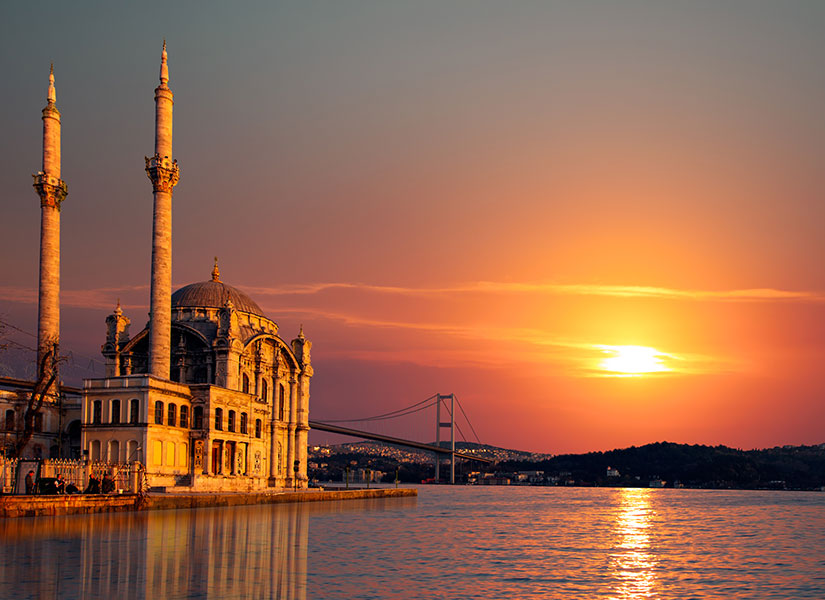
#> input picture OPENCV_3/1..jpg, 825 x 600 px, given in place of the camera
$ python 1.-ders.py
#> lines starting #> are read from the running program, lines starting #| are printed output that depends on the picture; after the words box and inside, x2 and y2 are one past the last pixel; in counts of white or black regions, pixels touching at a corner belong together

import cv2
import numpy as np
from random import randint as rnd

camera = cv2.VideoCapture(0)

def nothing(x):
    pass

cv2.namedWindow("frame")
cv2.createTrackbar("H1", "frame", 0, 359, nothing)
cv2.createTrackbar("H2", "frame", 0, 359, nothing)
cv2.createTrackbar("S1", "frame", 0, 255, nothing)
cv2.createTrackbar("S2", "frame", 0, 255, nothing)
cv2.createTrackbar("V1", "frame", 0, 255, nothing)
cv2.createTrackbar("V2", "frame", 0, 255, nothing)

kernel = np.ones((7, 7), np.uint8)
font = cv2.FONT_HERSHEY_SIMPLEX

paint = np.ones((480, 640, 3), np.uint8)*255
# boş bir sayfa oluşturuyoruz. beyaz boş bir sayfa oldu. (480, 640, 3): boyutları.
# boyuta 3 yazınca bgr kullanacağımızı söylemiş oluyoruz.
paint = cv2.flip(paint, 1)  # kamera yerini değişitirmek için

while camera.isOpened():

    _, frame = camera.read()
#> frame is the input picture: shape (600, 825, 3); mean B, G, R 78.6, 102.3, 150.3
    frame = cv2.flip(frame, 1)  # frame için de kamera yerini değiştirdik.
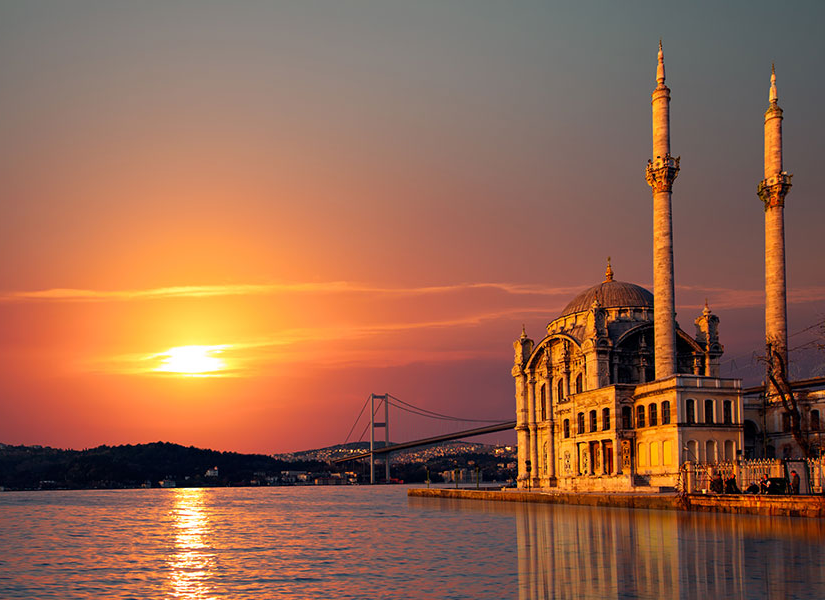
#> frame: shape (600, 825, 3); mean B, G, R 78.6, 102.3, 150.3
    img = frame.copy()

    hsv = cv2.cvtColor(frame, cv2.COLOR_BGR2HSV)
#> hsv: shape (600, 825, 3); mean H, S, V 33.7, 115.2, 151.5

    H1 = int(cv2.getTrackbarPos("H1", "frame") / 2)
    H2 = int(cv2.getTrackbarPos("H2", "frame") / 2)
    S1 = cv2.getTrackbarPos("S1", "frame")
    S2 = cv2.getTrackbarPos("S2", "frame")
    V1 = cv2.getTrackbarPos("V1", "frame")
    V2 = cv2.getTrackbarPos("V2", "frame")
    lower = np.array([H1, S1, V1])
    upper = np.array([H2, S2, V2])
    mask = cv2.inRange(hsv, lower, upper)
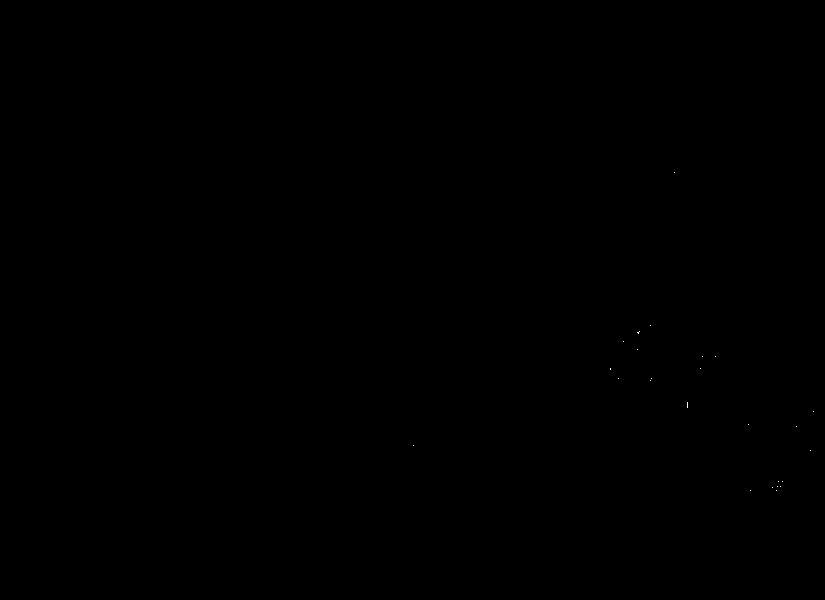
#> mask: shape (600, 825); 0.01% white in thin lines or dots, all inside (x1, y1, x2, y2) = (413, 172, 814, 491)
    mask = cv2.morphologyEx(mask, cv2.MORPH_CLOSE, kernel)
    mask = cv2.morphologyEx(mask, cv2.MORPH_OPEN, kernel)
#> mask: shape (600, 825); every value is 0
    res = cv2.bitwise_and(frame, frame, mask=mask)
#> res: shape (600, 825, 3); every value is 0

    # hiyerarşi kullanmadık gerek yok.
    contours, _ = cv2.findContours(mask, cv2.RETR_EXTERNAL,
                                   cv2.CHAIN_APPROX_SIMPLE)
#> contours = []

    for i, cnt in enumerate(contours):
        area = cv2.contourArea(cnt)
        if area > 50000 or area < 200:
            continue

        # buradaki x, y sol üst köşedeki pikselini gösteriyor.
        x, y, w, h = cv2.boundingRect(cnt)  # tespit edilen şeklin koordinatlarını buluruz.
        print(x, y, w, h)

        color = (rnd(0, 256), rnd(0, 256), rnd(0, 256))

        """
        # bu içinde matematiksel hesaplarla bir ağırlık merkezi vs. oluşturan parametreler döndürüyor.
        # merkez noktası için:
        # m10 yazan x'lerdeki parametrem bölü tüm alana bölüyorum.
        # y koordinatım içinde m01 bölü tüm alan
        # x ve y deki merkez noktalarını vermiş olucak.
        M = cv2.moments(cnt)
        center = (int(M['m10']/M['m00']), int(M['m01']/M['m00'])) # burda circle olmasının önemi yok direk olarak merkezi buluyoruz.
        """

        # çevreyi bulmaya yarıyan bir fonksiyon: perimeter
        # 1. parametre: koordinattlarım
        # 2. parametre: kapalı bir cisim mi açık bir cisim mi? (kapalı:True)
        perimeter = cv2.arcLength(cnt, True)
        # ne kadar piksel varsa çevre uzunluğu için sayıyor. çıkıntıları da alıyor.
        # tum uzaklığı en geniş uzaklığı alıyor. nerde pikselde sıkıntı varsa alıyor.
        # bunu saymaması için: aşağıdaki işlemi yapıyoruz. yani yaklaştırmak gibi. içeriye en dış çizgiyi bulmak için kullanılıyor.


        epsilon = 0.015*perimeter      # çevre uzunluğumu 0.15 ile çarptık. bu şekilde daha geniş çapta tam dışını, çevresini dolanacak şekilde ayarlamış olurum.
        approx = cv2.approxPolyDP(cnt, epsilon, True)  # bunu yaptığım zaman en dışı çevreleyen koordinatları verecek bana

        cv2.drawContours(img, [approx], -1, (0, 0, 0), 15)
        # approx'ı çizeriz. liste olarak vermediği için kapalı paranteze alırız.
        # rengi de siyah yaptık.


        # convexhul: cismin en dıştaki kısımları birbirine düz çizgilerle bağlıyor
        hull = cv2.convexHull(cnt)
        cv2.drawContours(img, [hull], -1, (255, 255, 255), 8)


        # buradaki benim alanımın içinde kapsayan min circle çiz demek istiyor.
        # x,y koordinatlarını ve yarıçapını verecek.
        (x2, y2), radius = cv2.minEnclosingCircle(cnt)  # burda circle olarak merkez buluyoruz.
        center2 = (int(x2), int(y2))  # float olmaması için

        # buraya int(radius) yazdık çünkü float tipinde gelebilir ondan.
        cv2.circle(img, center2, int(radius), (0, 255, 0), -1)  # yeşil renk
        cv2.circle(img, (x, y), 5, (0, 0, 255), -1)    # yarıçap: 5, renk: kırmızı, kalınlık: içi dolu
       # cv2.circle(img, center, 5, (0,0,255), -1) # merkez noktası içinde yaptık.
        cv2.drawContours(img, contours, i, color, 4)

        cv2.circle(paint, center2, 15, color, -1)
        # boş beyaz sayfada yapıyoruz. Bu işlemi yaptığımızda sürekli olarak yazacağı için bunu bir yerde sıfırlayıp tekrar temiz hale getirmek gerek.


    # köşe sayısını tespit ettmek için:
        if len(approx) == 3:
            cv2.putText(img, "ucgen", (x, y), font, 1, 0, 2)
        elif len(approx) == 4:
            cv2.putText(img, "dortgen", (x, y), font, 1, 0, 2)
        elif len(approx) == 5:
            cv2.putText(img, "besgen", (x, y), font, 1, 0, 2)
        elif 6 < len(approx) < 11:
            cv2.putText(img, "cokgen", (x, y), font, 1, 0, 2)
        else:
            cv2.putText(img, "daire", (x, y), font, 1, 0, 2)
#> this loop made 0 passes
#> paint: shape (480, 640, 3); every value is 255

    cv2.imshow("frame", frame)
    cv2.imshow("res", res)
    cv2.imshow("img", img)
    cv2.imshow("paint", paint)

    # temizleme işlemi için: cv2.circle(paint, center2, 15, color, -1)
    key = cv2.waitKey(5)
#> (key q is pressed here)

    if key == ord("q"):
        break
    elif key == ord("e"):
        paint[:] = 255    # klavyede tekrar e tuşuna başmışsam benim paintimi tekrar beyaz hale getirsin.

camera.release()  # kamerayı yeniliyoruz
cv2.destroyAllWindows()
